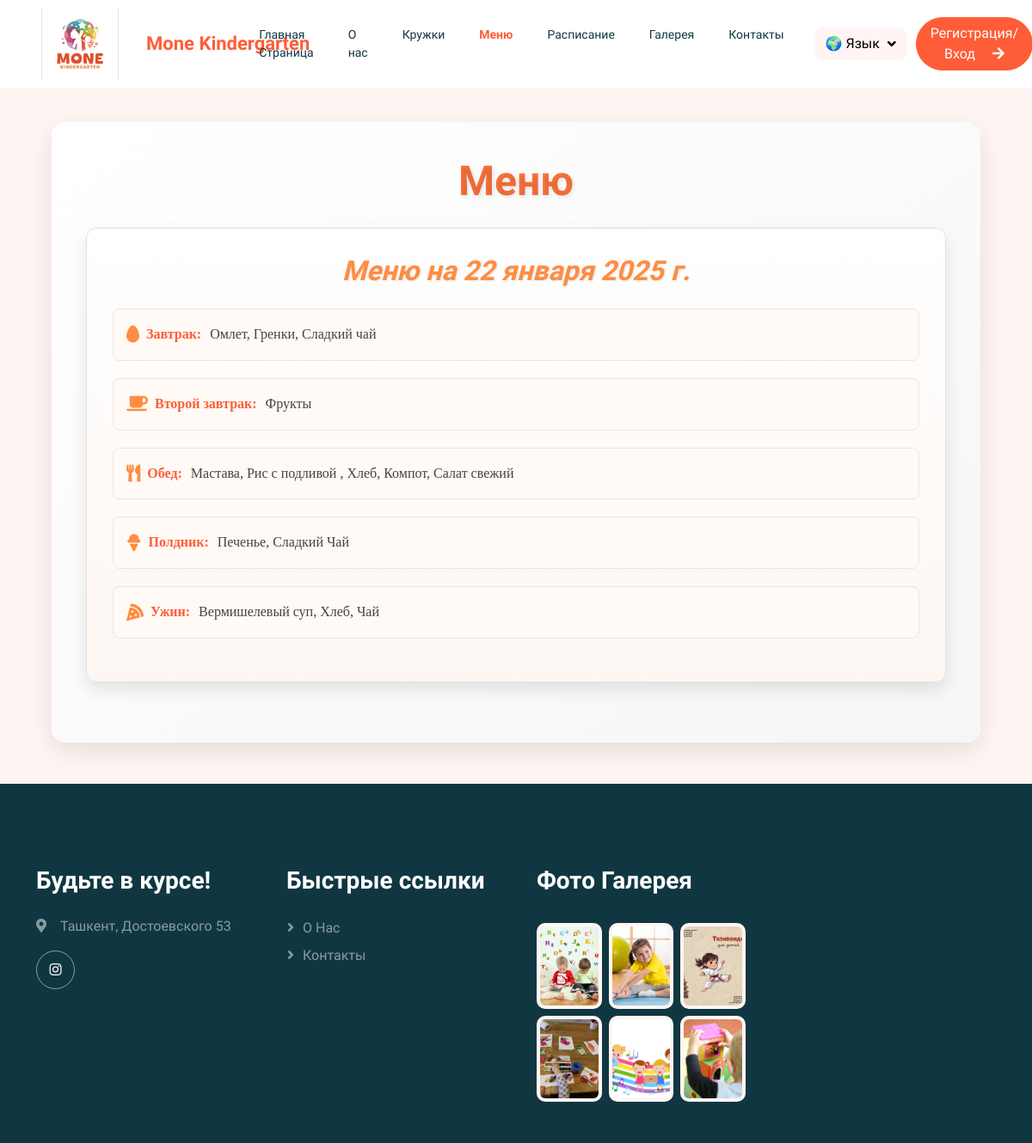
The app's page /menu/ with its own data.
### main/models.py (models this page shows, shortened)
class Menu(models.Model):
    date = models.DateField(unique=True, verbose_name="Дата")
    breakfast = models.TextField(blank=True, null=True, verbose_name="Завтрак")
    second_breakfast = models.TextField(blank=True, null=True, verbose_name="Второй завтрак")
    lunch = models.TextField(blank=True, null=True, verbose_name="Обед")
    afternoon_snack = models.TextField(blank=True, null=True, verbose_name="Полдник")
    dinner = models.TextField(blank=True, null=True, verbose_name="Ужин")
    class Meta:
        verbose_name = "Меню"
        verbose_name_plural = "Меню"

### main/views.py (the view)
# urls.py: path('menu/', menu_list, name='menu_list'),
def menu_list(request):
    menus = Menu.objects.all()
    current_language = request.session.get("language", "ru")
    translation.activate(current_language)
    if current_language == 'uz':
        template_name = 'uz/menu.html'
    else:
        template_name = 'menu.html'
    return render(request, template_name, {'menus': menus})

### main/templates/menu.html (shortened to what this page needs)
{% extends 'base.html' %}
{% block main %}
<link href="https://cdnjs.cloudflare.com/ajax/libs/font-awesome/5.15.4/css/all.min.css" rel="stylesheet">
<div class="menu-container">
    <h1 class="menu-title">Меню</h1>
    <div class="menu-cards">
        {% for menu in menus %}
        <div class="menu-card">
            <h2 class="menu-card-title">Меню на {{ menu.date }}</h2>
            <div class="menu-items">
                <div class="menu-item">
                    <span class="menu-item-title">
                        <i class="fas fa-egg"></i> Завтрак:
                    </span>
                    <p>{{ menu.breakfast }}</p>
                </div>
                <div class="menu-item">
                    <span class="menu-item-title">
                        <i class="fas fa-coffee"></i> Второй завтрак:
                    </span>
                    <p>{{ menu.second_breakfast }}</p>
                </div>
                <div class="menu-item">
                    <span class="menu-item-title">
                        <i class="fas fa-utensils"></i> Обед:
                    </span>
                    <p>{{ menu.lunch }}</p>
                </div>
                <div class="menu-item">
                    <span class="menu-item-title">
                        <i class="fas fa-ice-cream"></i> Полдник:
                    </span>
                    <p>{{ menu.afternoon_snack }}</p>
                </div>
                <div class="menu-item">
                    <span class="menu-item-title">
                        <i class="fas fa-pizza-slice"></i> Ужин:
                    </span>
                    <p>{{ menu.dinner }}</p>
                </div>
            </div>
        </div>
        {% endfor %}
    </div>
</div>
{% endblock %}

### templates/base.html (shortened to what this page needs)
{% load static %}
<!DOCTYPE html>
<html lang="en">
{% if request.session.language == "uz" %}
    {% include 'uz/basic/navbar_uz.html' %}
{% else %}
    {% include 'basic/navbar.html' %}
{% endif %}
<head>
    <link href="https://cdnjs.cloudflare.com/ajax/libs/font-awesome/5.10.0/css/all.min.css" rel="stylesheet">
    <link href="https://cdn.jsdelivr.net/npm/bootstrap-icons@1.4.1/font/bootstrap-icons.css" rel="stylesheet">
    <link href="{% static 'lib/animate/animate.min.css' %}" rel="stylesheet">
    <link href="{% static 'lib/owlcarousel/assets/owl.carousel.min.css' %}" rel="stylesheet">
    <link href="{% static 'css/bootstrap.min.css' %}" rel="stylesheet">
    <link href="{% static 'css/style.css' %}" rel="stylesheet">
</head>
{% block main %}
{% endblock main %}
{% if request.session.language == "uz" %}
    {% include 'uz/basic/footer_uz.html' %}
{% else %}
    {% include 'basic/footer.html' %}
{% endif %}
</html>

### main/templates/basic/navbar.html (shortened to what this page needs)
{% load static %}
<!DOCTYPE html>
<html lang="ru">
<head>
    <link href="{% static 'css/bootstrap.min.css' %}" rel="stylesheet">
    <link href="{% static 'css/style.css' %}" rel="stylesheet">
    <link href="https://cdnjs.cloudflare.com/ajax/libs/font-awesome/5.15.4/css/all.min.css" rel="stylesheet">
</head>
<body>
    <nav class="navbar navbar-expand-lg bg-white navbar-light sticky-top px-4 px-lg-5 py-lg-0 my-nav">
        <a href="{% url 'index' %}" class="navbar-brand d-flex align-items-center">
            <img class="img-fluid me-3" width="90px" src="{% static 'img/mone.jpg' %}" alt="Logo">
            <h1 class="m-0 text-primary">Mone Kindergarten</h1>
        </a>
        <div class="collapse navbar-collapse" id="navbarCollapse">
            <div class="navbar-nav mx-auto">
                <a href="{% url 'index' %}" class="nav-item nav-link {% if request.resolver_match.url_name == 'index' %}active fw-bold{% endif %}">
                    Главная Страница
                </a>
                <a href="{% url 'about' %}" class="nav-item nav-link {% if request.resolver_match.url_name == 'about' %}active fw-bold{% endif %}">
                    О нас
                </a>
                <a href="{% url 'classes' %}" class="nav-item nav-link {% if request.resolver_match.url_name == 'classes' %}active fw-bold{% endif %}">
                    Кружки
                </a>
                <a href="{% url 'menu_list' %}" class="nav-item nav-link {% if request.resolver_match.url_name == 'menu_list' %}active fw-bold{% endif %}">
                    Меню
                </a>
                <a href="{% url 'schedule' %}" class="nav-item nav-link {% if request.resolver_match.url_name == 'schedule' %}active fw-bold{% endif %}">
                    Расписание
                </a>
                <a href="{% url 'gallery' %}" class="nav-item nav-link {% if request.resolver_match.url_name == 'gallery' %}active fw-bold{% endif %}">
                    Галерея
                </a>
                <a href="{% url 'contact' %}" class="nav-item nav-link {% if request.resolver_match.url_name == 'contact' %}active fw-bold{% endif %}">
                    Контакты
                </a>
            </div>
<div class="dropdown">
    <button class="btn btn-light dropdown-toggle" type="button" data-bs-toggle="dropdown">
        🌍 Язык
    </button>
</div>
            {% if not request.user.is_authenticated %}
                <a href="{% url 'login' %}" class="btn btn-primary rounded-pill px-3 d-block d-lg-inline-block">
                    Регистрация/Вход <i class="fa fa-arrow-right ms-3"></i>
                </a>
            {% endif %}
        </div>
    </nav>
</body>
</html>

### main/templates/basic/footer.html (shortened to what this page needs)
{% load static %}
        <div class="container-fluid bg-dark text-white-50 footer pt-5 mt-5 wow fadeIn" data-wow-delay="0.1s">
            <div class="container py-5">
                <div class="row g-5">
                    <div class="col-lg-3 col-md-6">
                        <h3 class="text-white mb-4">Будьте в курсе!</h3>
                        <p class="mb-2"><i class="fa fa-map-marker-alt me-3"></i>Ташкент, Достоевского 53</p>
                        <div class="d-flex pt-2">
                            <a class="btn btn-outline-light btn-social" href="https://www.instagram.com/mone_kindergarten?igsh=a3BucmlrY2V0N2Zy"><i class="fab fa-instagram"></i></a>
                        </div>
                    </div>
                    <div class="col-lg-3 col-md-6">
                        <h3 class="text-white mb-4">Быстрые ссылки</h3>
                        <a class="btn btn-link text-white-50" href="{% url 'about' %}">О нас</a>
                        <a class="btn btn-link text-white-50" href="{% url 'contact' %}">Контакты</a>
                    </div>
                    <div class="col-lg-3 col-md-6">
    <h3 class="text-white mb-4">Фото Галерея</h3>
    <div class="row g-2 pt-2">
        <div class="col-4">
            <img class="img-fluid rounded bg-light p-1 gallery-image" src="{% static 'img/classes-1.jpg' %}" alt="">
        </div>
        <div class="col-4">
            <img class="img-fluid rounded bg-light p-1 gallery-image" src="{% static 'img/classes-2.jpg' %}" alt="">
        </div>
        <div class="col-4">
            <img class="img-fluid rounded bg-light p-1 gallery-image" src="{% static 'img/classes-3.jpg' %}" alt="">
        </div>
        <div class="col-4">
            <img class="img-fluid rounded bg-light p-1 gallery-image" src="{% static 'img/classes-4.jpg' %}" alt="">
        </div>
        <div class="col-4">
            <img class="img-fluid rounded bg-light p-1 gallery-image" src="{% static 'img/classes-5.jpg' %}" alt="">
        </div>
        <div class="col-4">
            <img class="img-fluid rounded bg-light p-1 gallery-image" src="{% static 'img/classes-6.jpg' %}" alt="">
        </div>
    </div>
</div>
                </div>
            </div>
        </div>

### main/static/css/style.css (style rules this page uses)
:root { --primary: #FE5D37; --light: #FFF5F3; --dark: #103741; }
.btn { font-weight: 500; transition: .5s; }
.btn.btn-primary { color: #FFFFFF; }
h1, h2, h3, h4, .h1, .h2, .h3, .h4, .display-1, .display-2, .display-3, .display-4, .display-5, .display-6 { font-family: 'Lobster Two', cursive; font-weight: 700; }
.navbar .navbar-nav .nav-link { padding: 30px 15px; color: var(--dark); font-weight: 500; outline: none; }
.navbar .navbar-nav .nav-link:hover, .navbar .navbar-nav .nav-link.active { color: var(--primary); }
.navbar.sticky-top { top: -100px; transition: .5s; }
.navbar .dropdown-toggle::after { border: none; content: "\f107"; font-family: "Font Awesome 5 Free"; font-weight: 900; vertical-align: middle; margin-left: 5px; transition: .5s; }
.footer .btn.btn-social { margin-right: 5px; width: 45px; height: 45px; display: flex; align-items: center; justify-content: center; color: #FFFFFF; border: 1px solid rgba(255,255,255,0.5); border-radius: 45px; transition: .3s; }
.footer .btn.btn-link { display: block; margin-bottom: 5px; padding: 0; text-align: left; font-size: 16px; font-weight: normal; text-transform: capitalize; transition: .3s; }
.footer .btn.btn-link::before { position: relative; content: "\f105"; font-family: "Font Awesome 5 Free"; font-weight: 900; margin-right: 10px; }

### main/templates/basic/navbar.html (style rules this page uses)
.dropdown { padding: 0 10px; font-size: 14px; }
@media (max-width: 1500px) { .navbar-nav { gap: 10px; } }
@media (max-width: 1500px) { .nav-item { font-size: 14px; padding: 5px 8px; } }
@media (max-width: 1500px) { .dropdown { margin-left: 10px; } }
@media (max-width: 1500px) { .btn { font-size: 14px; padding: 6px 12px; } }
@media (max-width: 1500px) { .navbar-brand h1 { font-size: 22px; } }

### main/templates/menu.html (style rules this page uses)
.menu-container { width: 90%; margin: 40px auto; padding: 40px; font-family: 'Georgia', 'Times New Roman', serif; background: linear-gradient(145deg, #fff, #f6f6f6); border-radius: 16px; box-shadow: 0 10px 30px rgba(0, 0, 0, 0.1); }
.menu-title { font-size: 48px; font-weight: bold; background: linear-gradient(to right, #FE5D37, #FF8C42); -webkit-background-clip: text; color: transparent; text-align: center; margin-bottom: 15px; padding-bottom: 10px; text-shadow: 2px 2px 5px rgba(0, 0, 0, 0.1); }
.menu-card { background: linear-gradient(to bottom, #ffffff, #fdf7f3); border: 1px solid #e6e0da; border-radius: 12px; padding: 30px; margin-bottom: 30px; box-shadow: 0 8px 20px rgba(0, 0, 0, 0.1); transition: transform 0.3s ease, box-shadow 0.3s ease; }
.menu-card-title { font-size: 32px; font-weight: bold; font-style: italic; color: #FF8C42; text-align: center; margin-bottom: 25px; text-shadow: 1px 1px 3px rgba(0, 0, 0, 0.1); }
.menu-items { font-size: 20px; color: #555; line-height: 1.8; }
.menu-item { margin-bottom: 20px; padding: 15px; background: #fffaf5; border: 1px solid #eee6df; border-radius: 8px; display: flex; align-items: center; transition: background 0.3s ease, transform 0.3s ease; }
.menu-item-title { font-weight: bold; color: #FE5D37; font-size: 16px; margin-right: 10px; display: flex; align-items: center; }
.menu-item-title i { margin-right: 8px; color: #FF8C42; font-size: 20px; }
.menu-item p { margin: 0; color: #444; font-size: 16px; }

### main/templates/basic/footer.html (style rules this page uses)
.gallery-image { width: 100%; height: 100px; object-fit: cover; }

### records on screen
Menu: date "22 января 2025 г.", breakfast "Омлет, Гренки, Сладкий чай", second_breakfast "Фрукты", lunch "Мастава, Рис с подливой , Хлеб, Компот, Салат свежий", afternoon_snack "Печенье, Сладкий Чай", dinner "Вермишелевый суп, Хлеб, Чай"
